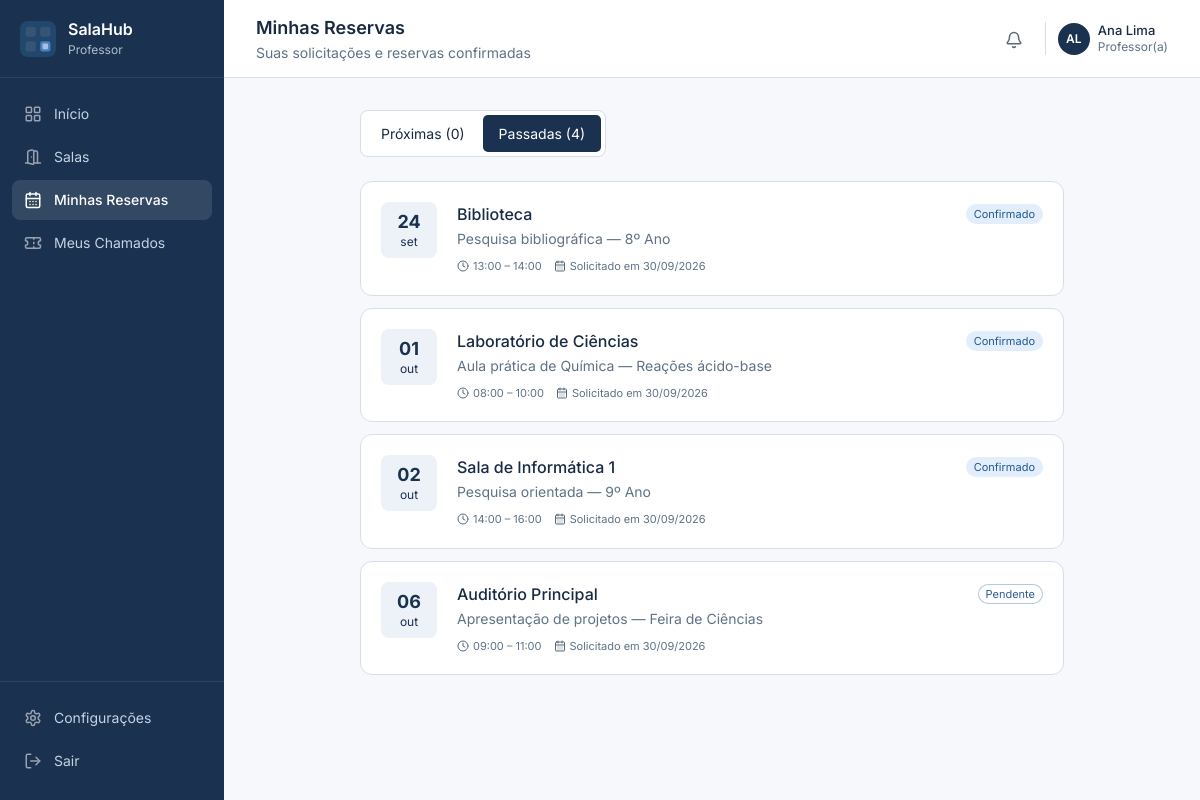
The page /index.php?page=reservations&tab=past (signed in) on the database its author committed.
### tables this page shows
CREATE TABLE IF NOT EXISTS users (
    id INT UNSIGNED AUTO_INCREMENT PRIMARY KEY,
    name VARCHAR(120) NOT NULL,
    email VARCHAR(190) NOT NULL,
    password_hash VARCHAR(255) NULL,
    role ENUM('Administrador', 'Técnico', 'Usuário') NOT NULL DEFAULT 'Usuário',
    created_at TIMESTAMP NOT NULL DEFAULT CURRENT_TIMESTAMP,
    updated_at TIMESTAMP NOT NULL DEFAULT CURRENT_TIMESTAMP ON UPDATE CURRENT_TIMESTAMP,
    CONSTRAINT uq_users_email UNIQUE (email),
    CONSTRAINT chk_users_name CHECK (CHAR_LENGTH(TRIM(name)) > 0),
    CONSTRAINT chk_users_email CHECK (CHAR_LENGTH(TRIM(email)) > 0)
);

CREATE TABLE IF NOT EXISTS reservations (
    id INT UNSIGNED AUTO_INCREMENT PRIMARY KEY,
    room_id INT UNSIGNED NOT NULL,
    user_id INT UNSIGNED NOT NULL,
    date DATE NOT NULL,
    start_time TIME NOT NULL,
    end_time TIME NOT NULL,
    purpose VARCHAR(180) NOT NULL,
    notes TEXT NOT NULL,
    status ENUM('Pendente','Confirmado','Recusado','Cancelado') NOT NULL DEFAULT 'Pendente',
    created_at TIMESTAMP NOT NULL DEFAULT CURRENT_TIMESTAMP,
    updated_at TIMESTAMP NOT NULL DEFAULT CURRENT_TIMESTAMP ON UPDATE CURRENT_TIMESTAMP,
    CONSTRAINT fk_booking_room FOREIGN KEY (room_id) REFERENCES rooms(id) ON DELETE RESTRICT,
    CONSTRAINT fk_booking_user FOREIGN KEY (user_id) REFERENCES users(id) ON DELETE RESTRICT,
    CONSTRAINT chk_booking_hours CHECK (end_time > start_time AND start_time >= '07:00:00' AND end_time <= '18:00:00'),
    CONSTRAINT chk_booking_purpose CHECK (CHAR_LENGTH(TRIM(purpose)) > 0),
    INDEX idx_booking_slot (room_id, date, status, start_time, end_time),
    INDEX idx_booking_user_date (user_id,date)
);

CREATE TABLE IF NOT EXISTS rooms (
    id INT UNSIGNED AUTO_INCREMENT PRIMARY KEY,
    name VARCHAR(120) NOT NULL,
    type ENUM('Laboratório','Biblioteca','Auditório','Informática','Sala de Aula','Reunião') NOT NULL,
    capacity SMALLINT UNSIGNED NOT NULL,
    floor VARCHAR(60) NOT NULL,
    features VARCHAR(500) NOT NULL,
    image VARCHAR(100) NOT NULL DEFAULT 'scene-5.jpg',
    status ENUM('Disponível','Ocupado','Manutenção') NOT NULL DEFAULT 'Disponível',
    description TEXT NOT NULL,
    created_at TIMESTAMP NOT NULL DEFAULT CURRENT_TIMESTAMP,
    CONSTRAINT chk_room_name CHECK (CHAR_LENGTH(TRIM(name)) > 0),
    CONSTRAINT chk_room_capacity CHECK (capacity > 0),
    CONSTRAINT uq_room_name UNIQUE (name)
);

### app/Core/Controller.php (called while the page is built, shortened)
<?php
class Controller
{
    protected function render(string $view, array $data = []): void
    {
        extract($data, EXTR_SKIP);
        $currentUser = Auth::user();
        $admin = Auth::adminView();
        require dirname(__DIR__) . '/Views/layout.php';
    }
    protected function query(string $key, string $default = ''): string
    {
        return isset($_GET[$key]) && is_string($_GET[$key]) ? mb_substr(trim($_GET[$key]), 0, 200) : $default;
    }
}

### app/Controllers/SchoolController.php (called while the page is built, shortened)
<?php
final class SchoolController extends Controller
{
    public function handle(string $page,string $action,?int $id): void
    {
        match($page) {
            'dashboard' => $this->dashboard(), 'rooms' => $this->rooms($action,$id),
            'booking' => $this->booking($action), 'reservations','approvals' => $this->reservations($page,$action,$id),
            'calendar' => $this->calendar(), 'settings' => $this->settings($action),
        };
    }
    private function reservations(string $page,string $action,?int $id): void
    {
        $model=new Reservation(); $admin=$page==='approvals';
        $tab=$this->query('tab',$admin?'pending':'upcoming'); $all=$model->listing($admin?null:(int)Auth::user()['id']);
        $rows=array_values(array_filter($all,fn($b)=>$admin?($tab==='all'||$b['status']==='Pendente'):($tab==='past'?($b['date']<date('Y-m-d')||in_array($b['status'],['Cancelado','Recusado'],true)):($b['date']>=date('Y-m-d')&&in_array($b['status'],['Pendente','Confirmado'],true)))));
        $this->render('reservations',compact('rows','all','tab')+['page'=>$page,'title'=>$admin?'Aprovações':'Minhas Reservas','subtitle'=>$admin?'Gerencie solicitações de reserva':'Suas solicitações e reservas confirmadas']);
    }
}

### app/Core/Router.php (called while the page is built, shortened)
<?php
final class Router
{
    public function dispatch(ManagementController $management): void
    {
        $page = $_GET['page'] ?? 'dashboard';
        $action = $_GET['action'] ?? 'index';
        $id = null;
        (new SchoolController())->handle($page,$action,$id);
    }
}

### index.php (called while the page is built, shortened)
<?php
require __DIR__ . '/app/bootstrap.php';
try {
    (new Router())->dispatch(new ManagementController());
} catch (Throwable $exception) {
    error_log((string) $exception);
    http_response_code(500);
    $message = 'Não foi possível concluir a operação. Verifique a configuração do banco de dados e tente novamente.';
    require __DIR__ . '/app/Views/error.php';
}

### app/Models/Model.php (called while the page is built, shortened)
<?php
abstract class Model
{
    protected string $table;
    protected PDO $db;
    public function __construct(?PDO $db = null)
    {
        $this->db = $db ?? Database::connection();
    }
    public function find(int $id): ?array
    {
        $query = $this->db->prepare("SELECT * FROM {$this->table} WHERE id = ?");
        $query->execute([$id]);
        return $query->fetch() ?: null;
    }
}

### app/Core/Database.php (called while the page is built, shortened)
<?php
final class Database
{
    private static ?PDO $connection = null;
    public static function connection(): PDO
    {
        if (self::$connection === null) {
            $config = require dirname(__DIR__, 2) . '/config/database.php';
            self::$connection = new PDO(
                "mysql:host={$config['host']};port={$config['port']};dbname={$config['database']};charset=utf8mb4",
                $config['username'],
                $config['password'],
                [PDO::ATTR_ERRMODE => PDO::ERRMODE_EXCEPTION, PDO::ATTR_DEFAULT_FETCH_MODE => PDO::FETCH_ASSOC, PDO::ATTR_EMULATE_PREPARES => false]
            );
        }
        return self::$connection;
    }
}

### app/Core/Auth.php (called while the page is built, shortened)
<?php
final class Auth
{
    public static function user(): ?array
    {
        return isset($_SESSION['user_id']) ? (new User())->find((int) $_SESSION['user_id']) : null;
    }
    public static function isAdmin(): bool { return (self::user()['role'] ?? '') === 'Administrador'; }
    public static function adminView(): bool { return self::isAdmin() && ($_SESSION['view_mode'] ?? 'admin') === 'admin'; }
}

### app/bootstrap.php (called while the page is built, shortened)
<?php
spl_autoload_register(static function (string $class): void {
    if (str_starts_with($class, 'App\\')) {
        $path = __DIR__ . '/' . str_replace('\\', '/', substr($class, 4)) . '.php';
    }
});
function e(mixed $value): string
{
    return htmlspecialchars((string) $value, ENT_QUOTES | ENT_SUBSTITUTE, 'UTF-8');
}
function url(string $resource = 'dashboard', array $params = []): string
{
    return 'index.php?' . http_build_query(['page' => $resource] + $params);
}

### app/Models/Reservation.php (called while the page is built, shortened)
<?php
final class Reservation extends Model
{
    public function listing(?int $user = null, string $status = '', ?string $from = null, ?string $to = null, ?int $room = null): array
    {
        $sql = 'SELECT b.*, r.name AS room_name, r.type AS room_type, r.image AS room_image, u.name AS teacher FROM reservations b JOIN rooms r ON r.id = b.room_id JOIN users u ON u.id = b.user_id WHERE 1=1';
        $values = [];
        foreach (['b.user_id' => $user, 'b.status' => $status ?: null, 'b.room_id' => $room] as $column => $value) {
            if ($value !== null) { $sql .= " AND {$column} = ?"; $values[] = $value; }
        }
        if ($from !== null) { $sql .= ' AND b.date >= ?'; $values[] = $from; }
        $query = $this->db->prepare($sql . ' ORDER BY b.date, b.start_time, b.id');
        $query->execute($values);
        return $query->fetchAll();
    }
}

### app/Views/reservations.php (the view, shortened to what this page needs)
<?php $isApproval=$page==='approvals';$firstCount=count(array_filter($all,fn($b)=>$isApproval?$b['status']==='Pendente':($b['date']>=date('Y-m-d')&&in_array($b['status'],['Pendente','Confirmado'],true))));$secondCount=$isApproval?count($all):count($all)-$firstCount; ?>
<div class="<?= $isApproval?'approval-list':'reservation-list' ?>"><div class="segmented-tabs"><a class="<?= in_array($tab,['pending','upcoming'],true)?'selected':'' ?>" href="<?= e(url($page)) ?>"><?= $isApproval?'Pendentes':'Próximas' ?> (<?= $firstCount ?>)</a><a class="<?= in_array($tab,['all','past'],true)?'selected':'' ?>" href="<?= e(url($page,['tab'=>$isApproval?'all':'past'])) ?>"><?= $isApproval?'Todas':'Passadas' ?> (<?= $secondCount ?>)</a></div>
<?php foreach($rows as $b): ?><article class="card booking-card"><div class="date-tile"><strong><?= date('d',strtotime($b['date'])) ?></strong><small><?= month_short($b['date']) ?></small></div><div class="grow"><div class="row-title"><h3><a href="<?= e(url('rooms',['action'=>'show','id'=>$b['room_id']])) ?>"><?= e($b['room_name']) ?></a></h3><?= badge($b['status']) ?></div><p><?= e($b['purpose']) ?></p><div class="booking-meta"><?php if($isApproval): ?><span><?= icon('users') ?><?= e($b['teacher']) ?></span><?php endif; ?><span><?= icon('clock') ?><?= e(substr($b['start_time'],0,5).' – '.substr($b['end_time'],0,5)) ?></span><span><?= icon('calendar-days') ?>Solicitado em <?= e(date_br($b['created_at'])) ?></span></div><?php if($b['notes']): ?><p class="booking-notes"><?= e($b['notes']) ?></p><?php endif; ?></div>
</article><?php endforeach; ?></div>

### app/Views/layout.php (shortened to what this page needs)
<?php require_once __DIR__.'/helpers.php'; $subtitle??='Gestão escolar integrada'; ?>
<!doctype html><html lang="pt-BR"><head><link rel="stylesheet" href="public/assets/app.css"></head>
<body class="<?= $admin?'admin-view':'teacher-view' ?>"><a class="skip-link" href="#main">Pular para o conteúdo</a>
<aside class="sidebar" id="sidebar"><a class="brand" href="<?= e(url()) ?>"><img src="public/assets/logo-dark.svg" width="36" height="36" alt=""><span><strong>SalaHub</strong><small><?= $admin?'Coordenação':'Professor' ?></small></span></a>
<nav aria-label="Navegação principal">
<?php $nav=$admin?['dashboard'=>['layout-grid','Painel'],'rooms'=>['door-open','Salas'],'approvals'=>['book-open','Aprovações'],'calendar'=>['calendar-days','Calendário']]:['dashboard'=>['layout-grid','Início'],'rooms'=>['door-open','Salas'],'reservations'=>['calendar-days','Minhas Reservas'],'tickets'=>['ticket','Meus Chamados']]; foreach($nav as $key=>[$i,$label]): ?>
<a class="nav-link <?= $page===$key?'active':'' ?>" <?= $page===$key?'aria-current="page"':'' ?> href="<?= e(url($key)) ?>"><?= icon($i) ?><span><?= e($label) ?></span></a>
<?php endforeach; ?>
</nav><div class="sidebar-bottom"><a class="nav-link <?= $page==='settings'?'active':'' ?>" href="<?= e(url('settings')) ?>"><?= icon('settings') ?>Configurações</a><form method="post" action="<?= e(url('logout',['action'=>'store'])) ?>"><?= csrf_field() ?><button class="nav-link"><?= icon('log-out') ?>Sair</button></form></div></aside>
<div class="app-shell"><header class="topbar"><div class="page-heading"><h1><?= e($title) ?></h1><p><?= e($subtitle) ?></p></div><div class="header-actions">
<?php if(\App\Core\Auth::isAdmin()): ?><?= e(url('switch',['action'=>'store'])) ?><?= csrf_field() ?><?= icon('graduation-cap') ?> <?= $admin?'Professor':'Admin' ?><?php endif; ?>
<details class="notifications"><summary aria-label="Notificações"><?= icon('bell') ?></summary></details>
<a class="profile" href="<?= e(url('settings')) ?>"><span class="avatar"><?= e(initials($currentUser['name'])) ?></span><span class="profile-name"><strong><?= e($currentUser['name']) ?></strong><small><?= $admin?'Coordenação':'Professor(a)' ?></small></span></a></div></header>
<main id="main" class="content" tabindex="-1"><?php if($flash): ?><?= icon($flash['type']==='error'?'circle-alert':'check') ?><?= e($flash['message']) ?><?= icon('x') ?><?php endif; ?><?php require __DIR__.'/'.$view.'.php'; ?></main></div>
</body></html>

### app/Views/helpers.php (shortened to what this page needs)
<?php
function icon(string $name, string $class = ''): string { return '<img class="icon '.e($class).'" src="public/assets/icons/'.e($name).'.svg" width="18" height="18" alt="" aria-hidden="true">'; }
function initials(string $name): string { $parts=explode(' ',trim($name)); return mb_strtoupper(mb_substr($parts[0],0,1).(count($parts)>1?mb_substr(end($parts),0,1):'')); }
function date_br(string $date): string { return date('d/m/Y',strtotime($date)); }
function month_short(string $date): string { return ['jan','fev','mar','abr','mai','jun','jul','ago','set','out','nov','dez'][(int)date('n',strtotime($date))-1]; }
function badge(string $status): string {
    $class=match($status){'Confirmado','Disponível','Resolvido'=>'solid','Pendente','Em andamento','Ocupado'=>'outline','Recusado','Cancelado','Manutenção','Fechado'=>'muted',default=>'light'};
    return '<span class="badge badge-'.$class.'">'.e($status).'</span>';
}

### rows shown on the page
users: name "AL", name "Ana Lima"
reservations: date "24", date "set", room.name "Biblioteca", status "Confirmado", purpose "Pesquisa bibliográfica — 8º Ano", start_time+end_time "13:00 – 14:00", created_at "30/09/2026"
reservations: date "01", date "out", room.name "Laboratório de Ciências", status "Confirmado", purpose "Aula prática de Química — Reações ácido-base", start_time+end_time "08:00 – 10:00", created_at "30/09/2026"
reservations: date "02", date "out", room.name "Sala de Informática 1", status "Confirmado", purpose "Pesquisa orientada — 9º Ano", start_time+end_time "14:00 – 16:00", created_at "30/09/2026"
reservations: date "06", date "out", room.name "Auditório Principal", status "Pendente", purpose "Apresentação de projetos — Feira de Ciências", start_time+end_time "09:00 – 11:00", created_at "30/09/2026"

### other values the page prints
$label "Início"
$label "Salas"
$label "Minhas Reservas"
$label "Meus Chamados"
$title "Minhas Reservas"
$subtitle "Suas solicitações e reservas confirmadas"
$firstCount "0"
$secondCount "4"
